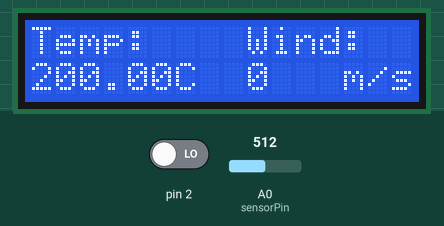
Simulated run of this sketch. Board: Arduino Uno, built with avr-gcc and run on an emulated ATmega328P. On the bench: 16×2 character LCD. Inputs (shaded band) come from the test bench; at power-on: A0 (sensorPin) = 512, pin 2 LOW.

Above: at 1.2 s.
1.3 s: A0 (sensorPin) set to 716
At 2.8 s:
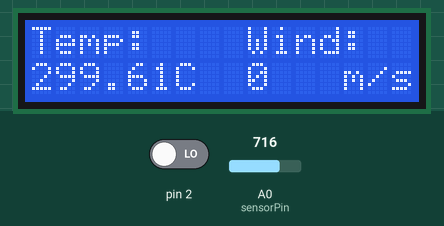
5.4 s: pin 2 driven HIGH
At 6.9 s:
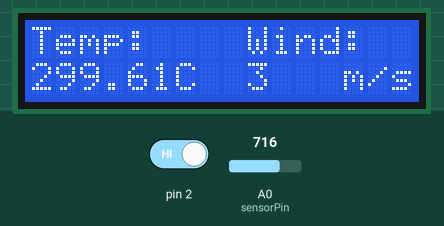
8.6 s: A0 (sensorPin) set to 900
At 9.9 s:
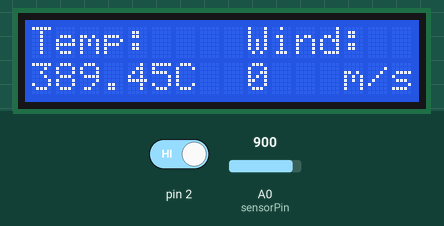
11.6 s: A0 (sensorPin) set to 1023
At 12.9 s:
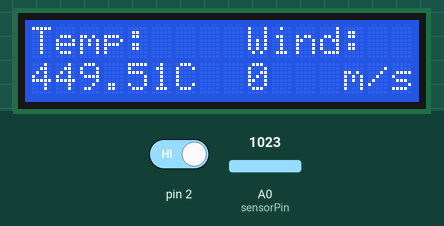
Timing chart, 0 to 14.6 s (numbered marks = the images above; inputs shaded):
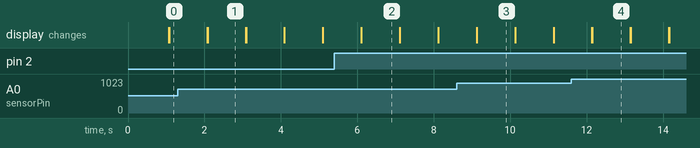

The sketch:

ZonneWroem.ino
```cpp
#include <LiquidCrystal.h>

const int sensorPin = A0;
const float baselineTem = 20.0;
int temp;
int wind;
int windCount;
LiquidCrystal lcd (12, 11, 5, 4, 3, 7);

// the setup routine runs once when you press reset:
void setup() {
  lcd.begin(16, 2);
  lcd.clear();
}

// the loop routine runs over and over again forever:
void loop() {
  attachInterrupt(digitalPinToInterrupt(2), windteller, RISING);
  LCDprints();
  resetCounters();
  delay(1000);
  lcd.clear();
}

float temperatuur_berekening() {
  int sensor = analogRead(sensorPin);
  float volt = sensor *5.0;
  volt /= 1024.0;
  float temp = (volt -0.5) * 100;
  return temp;
}

void windteller(){
  windCount++;
  }

void LCDprints() {
  lcd.print("Temp:");
  lcd.setCursor(0, 1);
  lcd.print(temperatuur_berekening());
  lcd.setCursor(6, 1);
  lcd.print("C");

  lcd.setCursor(9,0);
  lcd.print("Wind:");
  lcd.setCursor(9,1);
  lcd.print(windCount*3);

  lcd.setCursor(13,1);
  lcd.print("m/s");
}

void resetCounters() {
 windCount = 0;
 wind = 0;
}
```

Measured:
- after the input at 1.3 s, the display: first differs from a run without the input after 0.78 s (image 1)
- after the input at 5.4 s, the display: first differs from a run without the input after 0.71 s (image 2)
- after the input at 8.6 s, the display: first differs from a run without the input after 0.52 s (image 3)
- after the input at 11.6 s, the display: first differs from a run without the input after 0.54 s (image 4)
- what the display in image 1 shows lasts 1.0 s, from 2.1 s to 3.1 s
